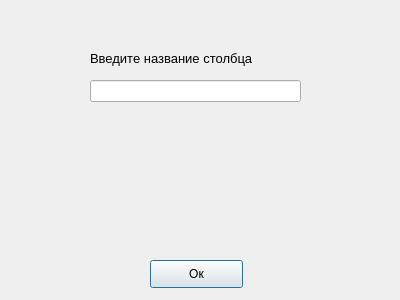
<?xml version="1.0" encoding="UTF-8"?>
<ui version="4.0">
 <class>AddTable</class>
 <widget class="QDialog" name="AddTable">
  <property name="geometry">
   <rect>
    <x>0</x>
    <y>0</y>
    <width>400</width>
    <height>300</height>
   </rect>
  </property>
  <property name="windowTitle">
   <string>Dialog</string>
  </property>
  <widget class="QLineEdit" name="lineEdit">
   <property name="geometry">
    <rect>
     <x>90</x>
     <y>80</y>
     <width>211</width>
     <height>22</height>
    </rect>
   </property>
  </widget>
  <widget class="QLabel" name="label">
   <property name="geometry">
    <rect>
     <x>90</x>
     <y>50</y>
     <width>221</width>
     <height>16</height>
    </rect>
   </property>
   <property name="font">
    <font>
     <pointsize>10</pointsize>
    </font>
   </property>
   <property name="text">
    <string>Введите название столбца</string>
   </property>
  </widget>
  <widget class="QPushButton" name="pushButton">
   <property name="geometry">
    <rect>
     <x>150</x>
     <y>260</y>
     <width>93</width>
     <height>28</height>
    </rect>
   </property>
   <property name="text">
    <string>Ок</string>
   </property>
  </widget>
 </widget>
 <resources/>
 <connections/>
</ui>
